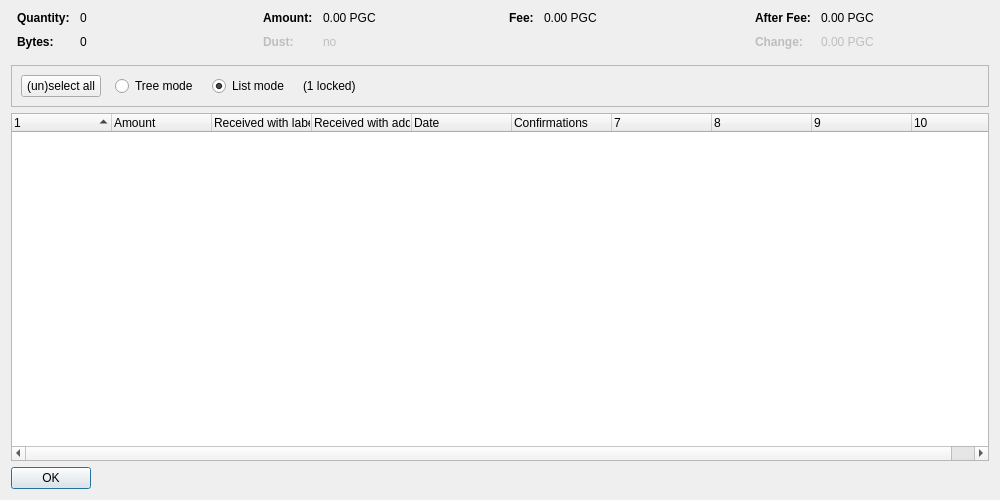
<?xml version="1.0" encoding="UTF-8"?>
<ui version="4.0">
 <class>CoinControlDialog</class>
 <widget class="QDialog" name="CoinControlDialog">
  <property name="geometry">
   <rect>
    <x>0</x>
    <y>0</y>
    <width>1000</width>
    <height>500</height>
   </rect>
  </property>
  <property name="windowTitle">
   <string>Coin Selection</string>
  </property>
  <layout class="QVBoxLayout" name="verticalLayout">
   <item>
    <layout class="QHBoxLayout" name="horizontalLayoutTop" stretch="0,0,0,0">
     <property name="topMargin">
      <number>0</number>
     </property>
     <property name="bottomMargin">
      <number>10</number>
     </property>
     <item>
      <layout class="QFormLayout" name="formLayoutCoinControl1">
       <property name="horizontalSpacing">
        <number>10</number>
       </property>
       <property name="verticalSpacing">
        <number>10</number>
       </property>
       <property name="leftMargin">
        <number>6</number>
       </property>
       <property name="rightMargin">
        <number>6</number>
       </property>
       <item row="0" column="0">
        <widget class="QLabel" name="labelCoinControlQuantityText">
         <property name="font">
          <font>
           <weight>75</weight>
           <bold>true</bold>
          </font>
         </property>
         <property name="text">
          <string>Quantity:</string>
         </property>
        </widget>
       </item>
       <item row="0" column="1">
        <widget class="QLabel" name="labelCoinControlQuantity">
         <property name="cursor">
          <cursorShape>IBeamCursor</cursorShape>
         </property>
         <property name="contextMenuPolicy">
          <enum>Qt::ActionsContextMenu</enum>
         </property>
         <property name="text">
          <string notr="true">0</string>
         </property>
         <property name="textInteractionFlags">
          <set>Qt::LinksAccessibleByMouse|Qt::TextSelectableByKeyboard|Qt::TextSelectableByMouse</set>
         </property>
        </widget>
       </item>
       <item row="1" column="0">
        <widget class="QLabel" name="labelCoinControlBytesText">
         <property name="font">
          <font>
           <weight>75</weight>
           <bold>true</bold>
          </font>
         </property>
         <property name="text">
          <string>Bytes:</string>
         </property>
        </widget>
       </item>
       <item row="1" column="1">
        <widget class="QLabel" name="labelCoinControlBytes">
         <property name="cursor">
          <cursorShape>IBeamCursor</cursorShape>
         </property>
         <property name="contextMenuPolicy">
          <enum>Qt::ActionsContextMenu</enum>
         </property>
         <property name="text">
          <string notr="true">0</string>
         </property>
         <property name="textInteractionFlags">
          <set>Qt::LinksAccessibleByMouse|Qt::TextSelectableByKeyboard|Qt::TextSelectableByMouse</set>
         </property>
        </widget>
       </item>
      </layout>
     </item>
     <item>
      <layout class="QFormLayout" name="formLayoutCoinControl2">
       <property name="horizontalSpacing">
        <number>10</number>
       </property>
       <property name="verticalSpacing">
        <number>10</number>
       </property>
       <property name="leftMargin">
        <number>6</number>
       </property>
       <property name="rightMargin">
        <number>6</number>
       </property>
       <item row="0" column="0">
        <widget class="QLabel" name="labelCoinControlAmountText">
         <property name="font">
          <font>
           <weight>75</weight>
           <bold>true</bold>
          </font>
         </property>
         <property name="text">
          <string>Amount:</string>
         </property>
        </widget>
       </item>
       <item row="0" column="1">
        <widget class="QLabel" name="labelCoinControlAmount">
         <property name="cursor">
          <cursorShape>IBeamCursor</cursorShape>
         </property>
         <property name="contextMenuPolicy">
          <enum>Qt::ActionsContextMenu</enum>
         </property>
         <property name="text">
          <string notr="true">0.00 PGC</string>
         </property>
         <property name="textInteractionFlags">
          <set>Qt::LinksAccessibleByMouse|Qt::TextSelectableByKeyboard|Qt::TextSelectableByMouse</set>
         </property>
        </widget>
       </item>
       <item row="1" column="0">
        <widget class="QLabel" name="labelCoinControlLowOutputText">
         <property name="enabled">
          <bool>false</bool>
         </property>
         <property name="font">
          <font>
           <weight>75</weight>
           <bold>true</bold>
          </font>
         </property>
         <property name="text">
          <string>Dust:</string>
         </property>
        </widget>
       </item>
       <item row="1" column="1">
        <widget class="QLabel" name="labelCoinControlLowOutput">
         <property name="enabled">
          <bool>false</bool>
         </property>
         <property name="cursor">
          <cursorShape>IBeamCursor</cursorShape>
         </property>
         <property name="contextMenuPolicy">
          <enum>Qt::ActionsContextMenu</enum>
         </property>
         <property name="text">
          <string notr="true">no</string>
         </property>
         <property name="textInteractionFlags">
          <set>Qt::LinksAccessibleByMouse|Qt::TextSelectableByKeyboard|Qt::TextSelectableByMouse</set>
         </property>
        </widget>
       </item>
      </layout>
     </item>
     <item>
      <layout class="QFormLayout" name="formLayoutCoinControl3">
       <property name="horizontalSpacing">
        <number>10</number>
       </property>
       <property name="verticalSpacing">
        <number>10</number>
       </property>
       <property name="leftMargin">
        <number>6</number>
       </property>
       <property name="rightMargin">
        <number>6</number>
       </property>
       <item row="0" column="0">
        <widget class="QLabel" name="labelCoinControlFeeText">
         <property name="font">
          <font>
           <weight>75</weight>
           <bold>true</bold>
          </font>
         </property>
         <property name="text">
          <string>Fee:</string>
         </property>
        </widget>
       </item>
       <item row="0" column="1">
        <widget class="QLabel" name="labelCoinControlFee">
         <property name="cursor">
          <cursorShape>IBeamCursor</cursorShape>
         </property>
         <property name="contextMenuPolicy">
          <enum>Qt::ActionsContextMenu</enum>
         </property>
         <property name="text">
          <string notr="true">0.00 PGC</string>
         </property>
         <property name="textInteractionFlags">
          <set>Qt::LinksAccessibleByMouse|Qt::TextSelectableByKeyboard|Qt::TextSelectableByMouse</set>
         </property>
        </widget>
       </item>
      </layout>
     </item>
     <item>
      <layout class="QFormLayout" name="formLayoutCoinControl4">
       <property name="horizontalSpacing">
        <number>10</number>
       </property>
       <property name="verticalSpacing">
        <number>10</number>
       </property>
       <property name="leftMargin">
        <number>6</number>
       </property>
       <property name="rightMargin">
        <number>6</number>
       </property>
       <item row="0" column="0">
        <widget class="QLabel" name="labelCoinControlAfterFeeText">
         <property name="font">
          <font>
           <weight>75</weight>
           <bold>true</bold>
          </font>
         </property>
         <property name="text">
          <string>After Fee:</string>
         </property>
        </widget>
       </item>
       <item row="0" column="1">
        <widget class="QLabel" name="labelCoinControlAfterFee">
         <property name="cursor">
          <cursorShape>IBeamCursor</cursorShape>
         </property>
         <property name="contextMenuPolicy">
          <enum>Qt::ActionsContextMenu</enum>
         </property>
         <property name="text">
          <string notr="true">0.00 PGC</string>
         </property>
         <property name="textInteractionFlags">
          <set>Qt::LinksAccessibleByMouse|Qt::TextSelectableByKeyboard|Qt::TextSelectableByMouse</set>
         </property>
        </widget>
       </item>
       <item row="1" column="0">
        <widget class="QLabel" name="labelCoinControlChangeText">
         <property name="enabled">
          <bool>false</bool>
         </property>
         <property name="font">
          <font>
           <weight>75</weight>
           <bold>true</bold>
          </font>
         </property>
         <property name="text">
          <string>Change:</string>
         </property>
        </widget>
       </item>
       <item row="1" column="1">
        <widget class="QLabel" name="labelCoinControlChange">
         <property name="enabled">
          <bool>false</bool>
         </property>
         <property name="cursor">
          <cursorShape>IBeamCursor</cursorShape>
         </property>
         <property name="contextMenuPolicy">
          <enum>Qt::ActionsContextMenu</enum>
         </property>
         <property name="text">
          <string notr="true">0.00 PGC</string>
         </property>
         <property name="textInteractionFlags">
          <set>Qt::LinksAccessibleByMouse|Qt::TextSelectableByKeyboard|Qt::TextSelectableByMouse</set>
         </property>
        </widget>
       </item>
      </layout>
     </item>
    </layout>
   </item>
   <item>
    <widget class="QFrame" name="frame">
     <property name="minimumSize">
      <size>
       <width>0</width>
       <height>40</height>
      </size>
     </property>
     <property name="frameShape">
      <enum>QFrame::StyledPanel</enum>
     </property>
     <property name="frameShadow">
      <enum>QFrame::Sunken</enum>
     </property>
     <layout class="QHBoxLayout" name="horizontalLayout">
      <item>
       <layout class="QHBoxLayout" name="horizontalLayoutPanel" stretch="0,0,0,0,0">
        <property name="spacing">
         <number>14</number>
        </property>
        <item>
         <widget class="QPushButton" name="pushButtonSelectAll">
          <property name="sizePolicy">
           <sizepolicy hsizetype="Maximum" vsizetype="Fixed">
            <horstretch>0</horstretch>
            <verstretch>0</verstretch>
           </sizepolicy>
          </property>
          <property name="text">
           <string>(un)select all</string>
          </property>
          <property name="autoDefault">
           <bool>false</bool>
          </property>
         </widget>
        </item>
        <item>
         <widget class="QRadioButton" name="radioTreeMode">
          <property name="sizePolicy">
           <sizepolicy hsizetype="Maximum" vsizetype="Fixed">
            <horstretch>0</horstretch>
            <verstretch>0</verstretch>
           </sizepolicy>
          </property>
          <property name="text">
           <string>Tree mode</string>
          </property>
         </widget>
        </item>
        <item>
         <widget class="QRadioButton" name="radioListMode">
          <property name="sizePolicy">
           <sizepolicy hsizetype="Maximum" vsizetype="Fixed">
            <horstretch>0</horstretch>
            <verstretch>0</verstretch>
           </sizepolicy>
          </property>
          <property name="text">
           <string>List mode</string>
          </property>
          <property name="checked">
           <bool>true</bool>
          </property>
         </widget>
        </item>
        <item>
         <widget class="QLabel" name="labelLocked">
          <property name="text">
           <string notr="true">(1 locked)</string>
          </property>
         </widget>
        </item>
        <item>
         <spacer name="horizontalSpacer">
          <property name="orientation">
           <enum>Qt::Horizontal</enum>
          </property>
          <property name="sizeHint" stdset="0">
           <size>
            <width>40</width>
            <height>20</height>
           </size>
          </property>
         </spacer>
        </item>
       </layout>
      </item>
     </layout>
    </widget>
   </item>
   <item>
    <widget class="CoinControlTreeWidget" name="treeWidget">
     <property name="contextMenuPolicy">
      <enum>Qt::CustomContextMenu</enum>
     </property>
     <property name="sortingEnabled">
      <bool>false</bool>
     </property>
     <property name="columnCount">
      <number>10</number>
     </property>
     <attribute name="headerShowSortIndicator" stdset="0">
      <bool>true</bool>
     </attribute>
     <attribute name="headerStretchLastSection">
      <bool>false</bool>
     </attribute>
     <column>
      <property name="text">
       <string/>
      </property>
     </column>
     <column>
      <property name="text">
       <string>Amount</string>
      </property>
     </column>
     <column>
      <property name="text">
       <string>Received with label</string>
      </property>
     </column>
     <column>
      <property name="text">
       <string>Received with address</string>
      </property>
     </column>
     <column>
      <property name="text">
       <string>Date</string>
      </property>
     </column>
     <column>
      <property name="text">
       <string>Confirmations</string>
      </property>
      <property name="toolTip">
       <string>Confirmed</string>
      </property>
     </column>
     <column>
      <property name="text">
       <string/>
      </property>
     </column>
     <column>
      <property name="text">
       <string/>
      </property>
     </column>
     <column>
      <property name="text">
       <string/>
      </property>
     </column>
     <column>
      <property name="text">
       <string/>
      </property>
     </column>
    </widget>
   </item>
   <item>
    <widget class="QDialogButtonBox" name="buttonBox">
     <property name="sizePolicy">
      <sizepolicy hsizetype="Maximum" vsizetype="Fixed">
       <horstretch>0</horstretch>
       <verstretch>0</verstretch>
      </sizepolicy>
     </property>
     <property name="orientation">
      <enum>Qt::Horizontal</enum>
     </property>
     <property name="standardButtons">
      <set>QDialogButtonBox::Ok</set>
     </property>
    </widget>
   </item>
  </layout>
 </widget>
 <customwidgets>
  <customwidget>
   <class>CoinControlTreeWidget</class>
   <extends>QTreeWidget</extends>
   <header>coincontroltreewidget.h</header>
  </customwidget>
 </customwidgets>
 <resources/>
 <connections/>
</ui>
